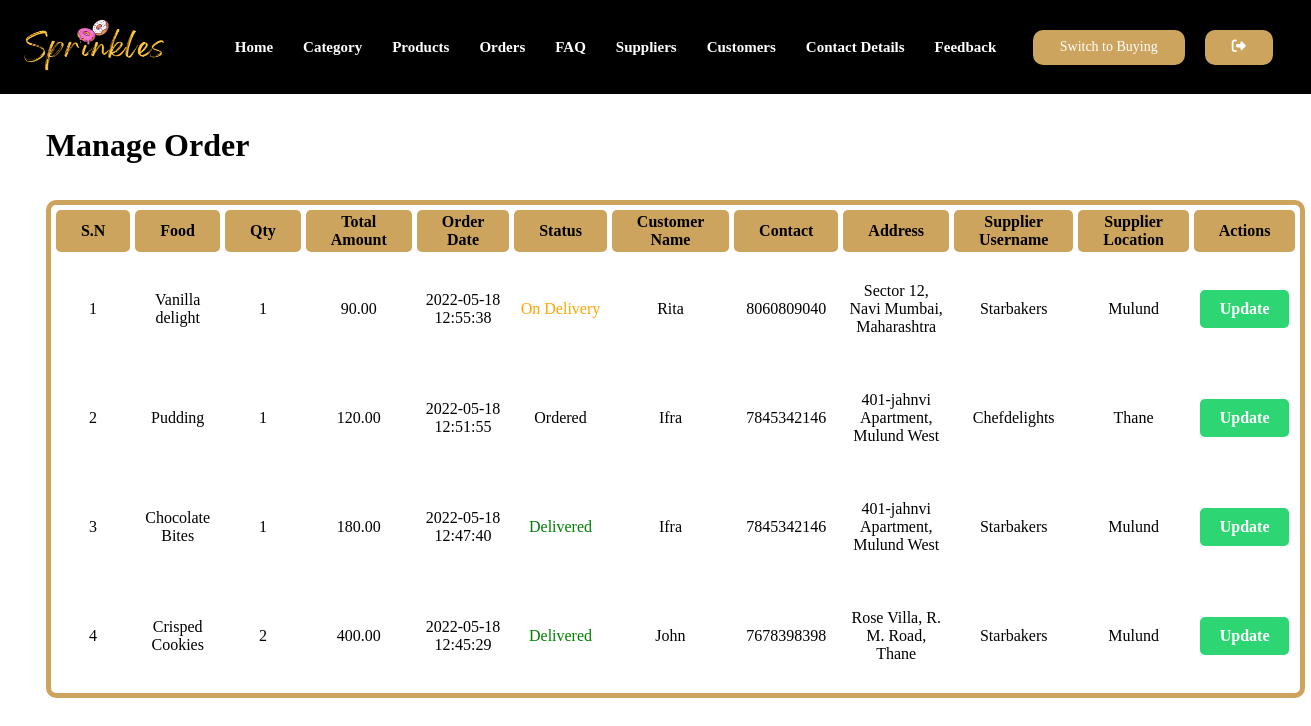
Screenshot of /admin/manage-order.php (signed in) with the database file from the repository.
### tables this page shows
CREATE TABLE `tbl_order` (
  `id` int(10) UNSIGNED NOT NULL,
  `food` varchar(150) NOT NULL,
  `price` decimal(10,2) NOT NULL,
  `qty` int(11) NOT NULL,
  `total` decimal(10,2) NOT NULL,
  `order_date` datetime NOT NULL,
  `status` varchar(50) NOT NULL,
  `customer_name` varchar(150) NOT NULL,
  `customer_contact` varchar(150) NOT NULL,
  `customer_email` varchar(50) NOT NULL,
  `customer_address` varchar(255) NOT NULL,
  `supplier_username` varchar(50) DEFAULT NULL,
  `supplier_location` varchar(50) DEFAULT NULL
);

### admin/manage-order.php (the view, shortened to what this page needs)
<?php include('partials/menuu.php');?>
        <div class="main-content">
            <div class="wrapper">
                <h1>Manage Order</h1>
            ?><br><br>
<table cellspacing="5px" >
    <thead>
    <tr>
        <th>S.N</th>
        <th>Food</th>
        <th>Qty</th>
        <th>Total <br> Amount</th>
        <th>Order Date</th>
        <th>Status</th>
        <th>Customer Name</th>
        <th>Contact</th>
        <th>Address</th>
        <th>Supplier <br> Username</th>
        <th>Supplier <br> Location</th>
        <th>Actions</th>
    </tr>
    </thead>
    <?php
        $sql = "SELECT * FROM tbl_order ORDER BY id DESC";
        $res = mysqli_query($conn, $sql);
        $count = mysqli_num_rows($res);
        $sn = 1;
        if($count>0)
        {
            while($row=mysqli_fetch_assoc($res))
            {
                $id = $row['id'];
                $food = $row['food'];
                $qty = $row['qty'];
                $total = $row['total'];
                $order_date = $row['order_date'];
                $status = $row['status'];
                $customer_name = $row['customer_name'];
                $customer_contact = $row['customer_contact'];
                $customer_address = $row['customer_address'];
                $username = $row['supplier_username'];
                $supplier_location = $row['supplier_location']
                ?>
                <tr>
                    <td><?php echo $sn++; ?></td>
                    <td><?php echo $food; ?></td>
                    <td><?php echo $qty; ?></td>
                    <td><?php echo $total; ?></td>
                    <td><?php echo $order_date ?></td>
                    <td>
                        <?php
                            if($status=="Ordered")
                            {
                                echo "<label>$status</label>";
                            }
                            elseif($status=="On Delivery")
                            {
                                echo "<label style='color: orange; '>$status</label>";
                            }
                            elseif($status=="Delivered")
                            {
                                echo "<label style='color: green; '>$status</label>";
                            }
                            elseif($status=="Cancelled")
                            {
                                echo "<label style='color: red; '>$status</label>";
                            }
                        ?>
                    </td>
                    <td><?php echo $customer_name; ?></td>
                    <td><?php echo $customer_contact; ?></td>
                    <td><?php echo $customer_address; ?></td>
                    <td><?php echo $username; ?></td>
                    <td><?php echo $supplier_location; ?></td>
                    <td>
                        <a href="<?php echo SITEURL; ?>admin/update-order.php?id=<?php echo $id; ?>" class="buttondesign green">Update</a>
                    </td>
                </tr>
                <?php
            }
        }
        else
        {
            echo "<div colspan='12' class='error'>Order not Available</div>";
        }
    ?>
</table>
            </div>
        </div>

### admin/partials/menuu.php (shortened to what this page needs)
<!DOCTYPE html>
<html lang="en">
<head>
  <link href="../assets/css/admins.css" rel="stylesheet">
</head>
<body>
  <header id="header" class="fixed-top ">
    <div class="container d-flex align-items-center justify-content-lg-between">
      <div>
            <a href="index.php" class="logo me-auto me-lg-0">
              <img src="../assets/img/logoname.png" style="width:150px; max-height:60px;" alt="" class="img-fluid">
            </a>
      </div>
      <nav id="navbar" class="navbar order-last order-lg-0">
        <ul>
          <li><a class="nav-link scrollto" href="index.php">Home</a></li>
          <li><a class="nav-link scrollto" href="manage-category.php">Category</a></li>
          <li><a class="nav-link scrollto " href="manage-food.php">Products</a></li>
          <li><a class="nav-link scrollto " href="manage-order.php">Orders</a></li>
          <li><a class="nav-link scrollto " href="faq/add.php">FAQ</a></li>
          <li><a class="nav-link scrollto " href="manage-supplier.php">Suppliers</a></li>
          <li><a class="nav-link scrollto " href="manage-customer.php">Customers</a></li>
          <li><a class="nav-link scrollto " href="contact-details.php">Contact Details</a></li>
          <li><a class="nav-link scrollto " href="feedback.php">Feedback</a></li>
        </ul>
      </nav>
      <div>
        <a href="../signup/login.php" class="get-started-btn scrollto">Switch to Buying</a>
          <?php  if (isset($_SESSION['username'])) : ?>
            <abbr title="Sign Out"><a href="index.php?logout='1'" class="get-started-btn scrollto"><i class="fa fa-sign-out" aria-hidden="true"></i></a></abbr>          <?php endif ?>
        </div>
      </div>
  </header>
<main id="main">

### assets/css/admins.css (style rules this page uses)
:root { --heading1: 'Permanent Marker', cursive; --heading2: 'Barlow', sans-serif; --para: 'Roboto', sans-serif; --yellow: #cda45e; --brown: #151515; --black: #000; --white: #fff; --lightwhite: #d1d5db; }
* { padding: 0px; margin: 0px; box-sizing: border-box; }
a { text-decoration: none; }
.buttondesign { padding: 15px 30px; color: var(--white); text-decoration: none; font-size: 16px; font-weight: bold; background: var(--yellow); border-radius: 10px; display: inline-block; border: 2px solid var(--yellow); transition: 0.7s; }
#header { transition: all 0.5s; z-index: 997; padding: 15px 0; background: black; }
#header div { display: flex; justify-content: space-around; align-items: center; flex-direction: row; }
#header .logo img { width: 200px; height: 200px; z-index: 10000; }
#header .logo img { max-height: 120px; }
.get-started-btn { background: #cda45e; border: 2px solid #cda45e; color: #ffffff; border-radius: 10px; padding: 7px 25px 8px 25px; white-space: nowrap; font-size: 14px; display: inline-block; transition: 0.3s; margin-right: 20px; }
.navbar { padding: 0; }
.navbar ul { margin: 0; padding: 0; display: flex; list-style: none; align-items: center; }
.navbar li { position: relative; }
.navbar a, .navbar a:focus { display: flex; align-items: center; justify-content: space-between; padding: 10px 0 10px 30px; font-size: 15px; font-weight: 600; color: #fff; white-space: nowrap; transition: 0.3s; }
.wrapper { padding: 1%; width: 95%; margin: 0 auto; }
table { border: 5px solid var(--yellow); border-radius: 10px; width: 100%; }
table thead tr th { margin: 0px ; border-radius: 5px; background: var(--yellow); padding: 3px 25px; text-align: center; }
table tr td { text-align: center; padding: 25px 5px; }
table td .buttondesign { border-radius: 5px; padding: 10px 20px; border: 0px; }
.green { background-color: #2ed573; }
.main-content { padding: 20px 0; }

### rows the page displays
tbl_order: food "Vanilla delight", qty "1", total "90.00", order_date "2022-05-18 12:55:38", status "On Delivery", customer_name "Rita", customer_contact "8060809040", customer_address "Sector 12, Navi Mumbai, Maharashtra", supplier_username "Starbakers", supplier_location "Mulund"
tbl_order: food "Pudding", qty "1", total "120.00", order_date "2022-05-18 12:51:55", status "Ordered", customer_name "Ifra", customer_contact "7845342146", customer_address "401-jahnvi Apartment, Mulund West", supplier_username "Chefdelights", supplier_location "Thane"
tbl_order: food "Chocolate Bites", qty "1", total "180.00", order_date "2022-05-18 12:47:40", status "Delivered", customer_name "Ifra", customer_contact "7845342146", customer_address "401-jahnvi Apartment, Mulund West", supplier_username "Starbakers", supplier_location "Mulund"
tbl_order: food "Crisped Cookies", qty "2", total "400.00", order_date "2022-05-18 12:45:29", status "Delivered", customer_name "John", customer_contact "7678398398", customer_address "Rose Villa, R. M. Road, Thane", supplier_username "Starbakers", supplier_location "Mulund"
